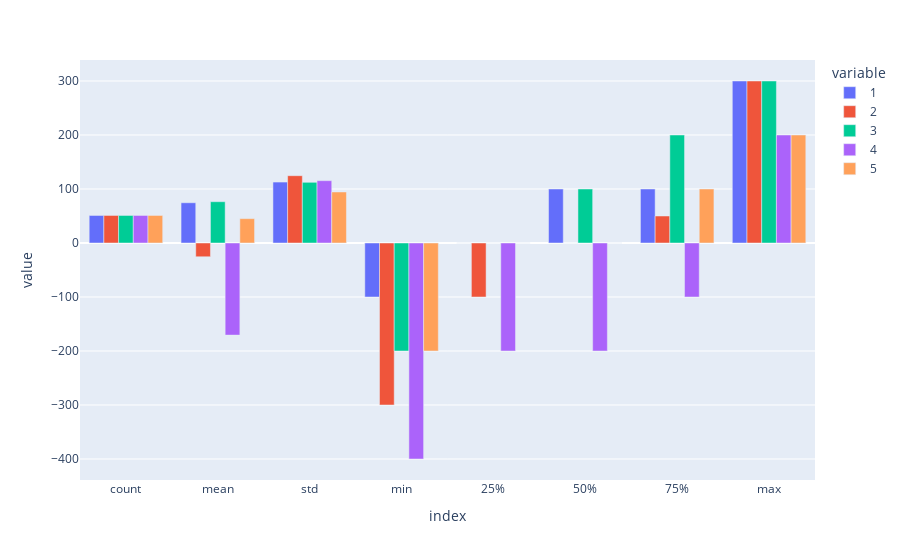

Source (notebook cell):
### Code cell
fig = px.bar(timeframe_difference_by_state_stats, y=timeframe_difference_by_state_stats.columns, barmode='group')
fig.show()

### Figure 1 — Plotly figure (JSON) as saved in the notebook; plotly's stock layout.template omitted (floating-point values rounded to 4 significant figures)
{"data": [{"alignmentgroup": "True", "hovertemplate": "variable=1<br>index=%{x}<br>value=%{y}<extra></extra>", "legendgroup": "1", "marker": {"color": "#636efa", "pattern": {"shape": ""}}, "name": "1", "offsetgroup": "1", "orientation": "v", "showlegend": true, "textposition": "auto", "type": "bar", "x": ["count", "mean", "std", "min", "25%", "50%", "75%", "max"], "xaxis": "x", "y": [51, 74.51, 112.9, -100, 0, 100, 100, 300], "yaxis": "y"}, {"alignmentgroup": "True", "hovertemplate": "variable=2<br>index=%{x}<br>value=%{y}<extra></extra>", "legendgroup": "2", "marker": {"color": "#EF553B", "pattern": {"shape": ""}}, "name": "2", "offsetgroup": "2", "orientation": "v", "showlegend": true, "textposition": "auto", "type": "bar", "x": ["count", "mean", "std", "min", "25%", "50%", "75%", "max"], "xaxis": "x", "y": [51, -25.49, 124.6, -300, -100, 0, 50, 300], "yaxis": "y"}, {"alignmentgroup": "True", "hovertemplate": "variable=3<br>index=%{x}<br>value=%{y}<extra></extra>", "legendgroup": "3", "marker": {"color": "#00cc96", "pattern": {"shape": ""}}, "name": "3", "offsetgroup": "3", "orientation": "v", "showlegend": true, "textposition": "auto", "type": "bar", "x": ["count", "mean", "std", "min", "25%", "50%", "75%", "max"], "xaxis": "x", "y": [51, 76.47, 112.4, -200, 0, 100, 200, 300], "yaxis": "y"}, {"alignmentgroup": "True", "hovertemplate": "variable=4<br>index=%{x}<br>value=%{y}<extra></extra>", "legendgroup": "4", "marker": {"color": "#ab63fa", "pattern": {"shape": ""}}, "name": "4", "offsetgroup": "4", "orientation": "v", "showlegend": true, "textposition": "auto", "type": "bar", "x": ["count", "mean", "std", "min", "25%", "50%", "75%", "max"], "xaxis": "x", "y": [51, -170.6, 115.4, -400, -200, -200, -100, 200], "yaxis": "y"}, {"alignmentgroup": "True", "hovertemplate": "variable=5<br>index=%{x}<br>value=%{y}<extra></extra>", "legendgroup": "5", "marker": {"color": "#FFA15A", "pattern": {"shape": ""}}, "name": "5", "offsetgroup": "5", "orientation": "v", "showlegend": true, "textposition": "auto", "type": "bar", "x": ["count", "mean", "std", "min", "25%", "50%", "75%", "max"], "xaxis": "x", "y": [51, 45.1, 94.47, -200, 0, 0, 100, 200], "yaxis": "y"}], "layout": {"barmode": "group", "legend": {"title": {"text": "variable"}, "tracegroupgap": 0}, "margin": {"t": 60}, "xaxis": {"anchor": "y", "domain": [0, 1], "title": {"text": "index"}}, "yaxis": {"anchor": "x", "domain": [0, 1], "title": {"text": "value"}}}}
